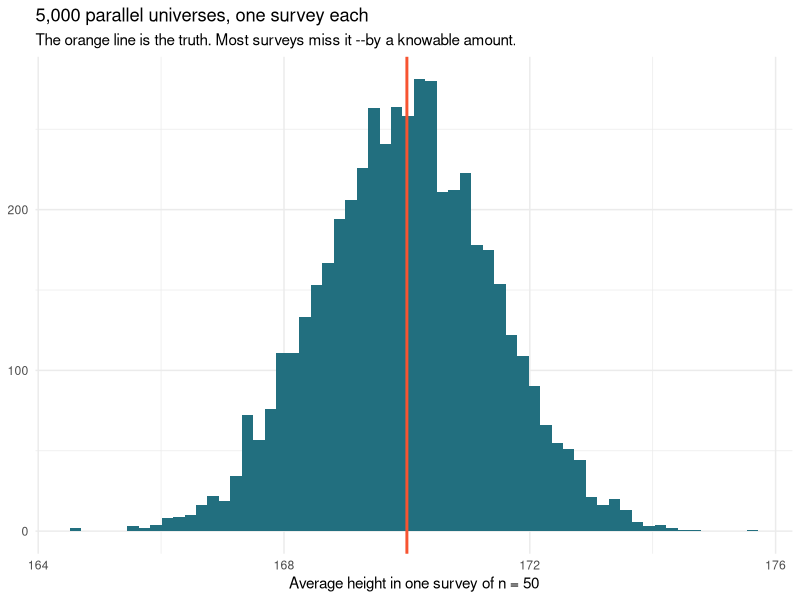
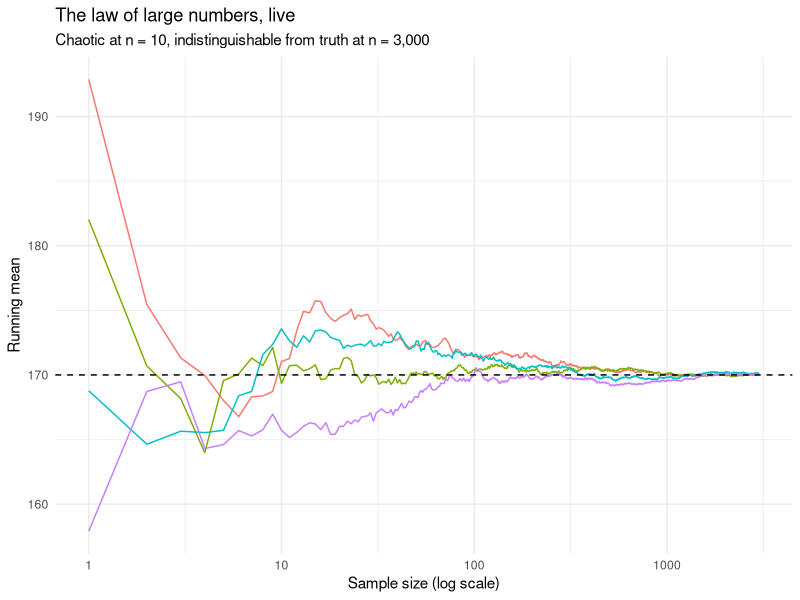
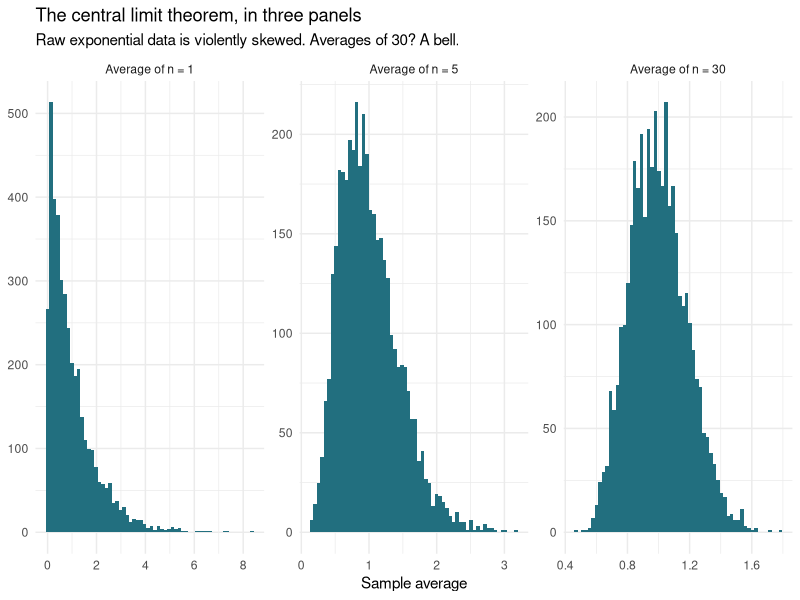

These charts were generated, in order, by the following R code:
## ---- chunk 1
library(tidyverse)
set.seed(1859)                       # <1>

rnorm(3, mean = 170, sd = 10)        # <2>
runif(3, min = 0, max = 1)           # <3>
rbinom(3, size = 10, prob = 0.5)     # <4>
sample(c("W", "L"), 9, replace = TRUE, prob = c(0.7, 0.3)) # <5>
## ---- chunk 2
set.seed(42)
mean(rnorm(50, mean = 170, sd = 10))
## ---- chunk 3
set.seed(42)

surveys <- tibble(replicate = 1:5000) |>
  dplyr::mutate(
    avg_height = purrr::map_dbl(replicate, \(i) mean(rnorm(50, 170, 10))) # <1>
    )

surveys |>
  ggplot(aes(avg_height)) +
  geom_histogram(bins = 60, fill = "#226F7F") +
  geom_vline(xintercept = 170, color = "#F75431", linewidth = 1) +
  labs(
    x = "Average height in one survey of n = 50",
    y = NULL,
    title = "5,000 parallel universes, one survey each",
    subtitle = "The orange line is the truth. Most surveys miss it --by a knowable amount."
    ) +
  theme_minimal()
## ---- chunk 4
surveys |>
  dplyr::summarise(
    standard_error = sd(avg_height),           # <1>
    theory_says    = 10 / sqrt(50)             # <2>
    )
## ---- chunk 5
#| fig-height: 4
set.seed(7)

lln <- purrr::map(1:4, \(walk) {
  tibble(
    walk = paste("Walk", walk),
    n = 1:3000,
    running_mean = cumsum(rnorm(3000, 170, 10)) / (1:3000)
    )
  }) |>
  purrr::list_rbind()

lln |>
  ggplot(aes(n, running_mean, color = walk)) +
  geom_line(show.legend = FALSE) +
  geom_hline(yintercept = 170, linetype = "dashed") +
  scale_x_log10() +                              # <1>
  labs(
    x = "Sample size (log scale)", y = "Running mean",
    title = "The law of large numbers, live",
    subtitle = "Chaotic at n = 10, indistinguishable from truth at n = 3,000"
    ) +
  theme_minimal()
## ---- chunk 6
#| fig-height: 3.5
set.seed(99)

clt <- tidyr::expand_grid(n = c(1, 5, 30), replicate = 1:4000) |>
  dplyr::mutate(avg = purrr::map_dbl(n, \(k) mean(rexp(k, rate = 1)))) # <1>

clt |>
  ggplot(aes(avg)) +
  geom_histogram(bins = 60, fill = "#226F7F") +
  facet_wrap(~n, scales = "free",
             labeller = labeller(n = \(k) paste0("Average of n = ", k))) +
  labs(
    x = "Sample average", y = NULL,
    title = "The central limit theorem, in three panels",
    subtitle = "Raw exponential data is violently skewed. Averages of 30? A bell."
    ) +
  theme_minimal()
